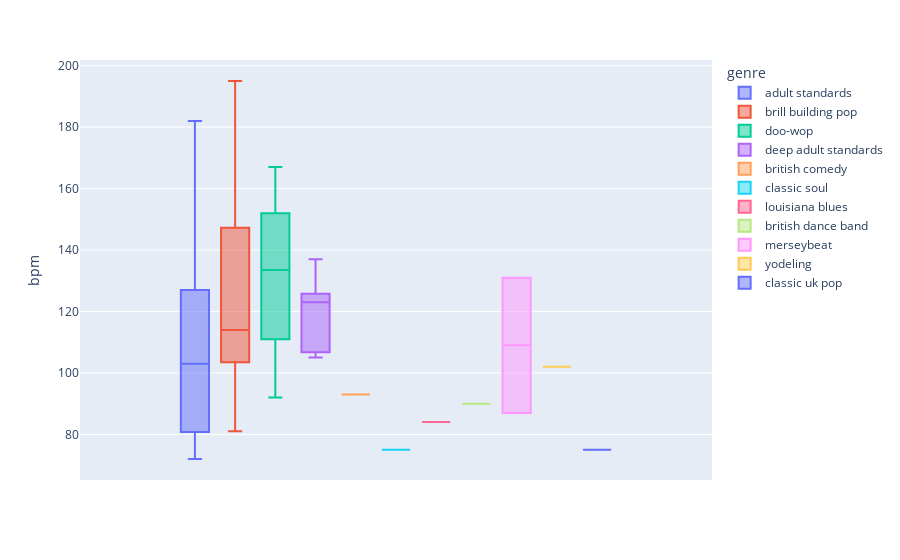
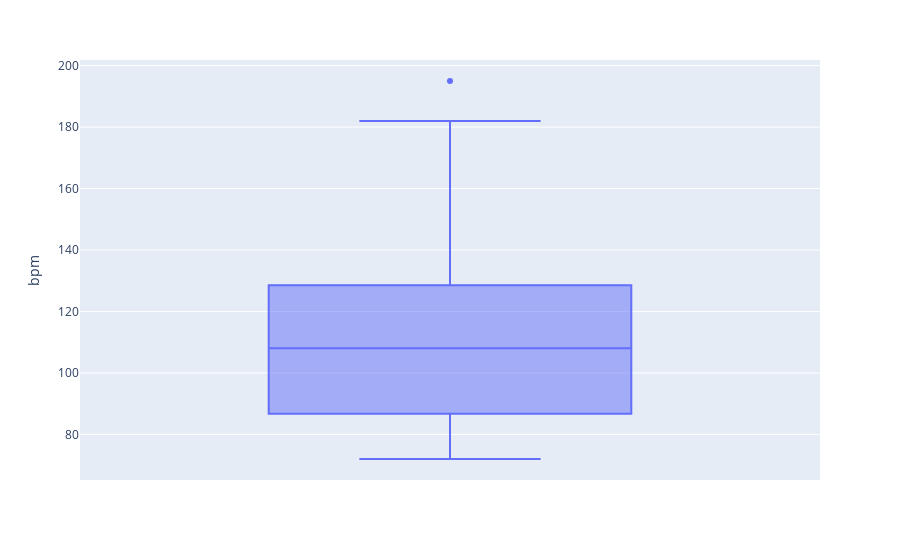
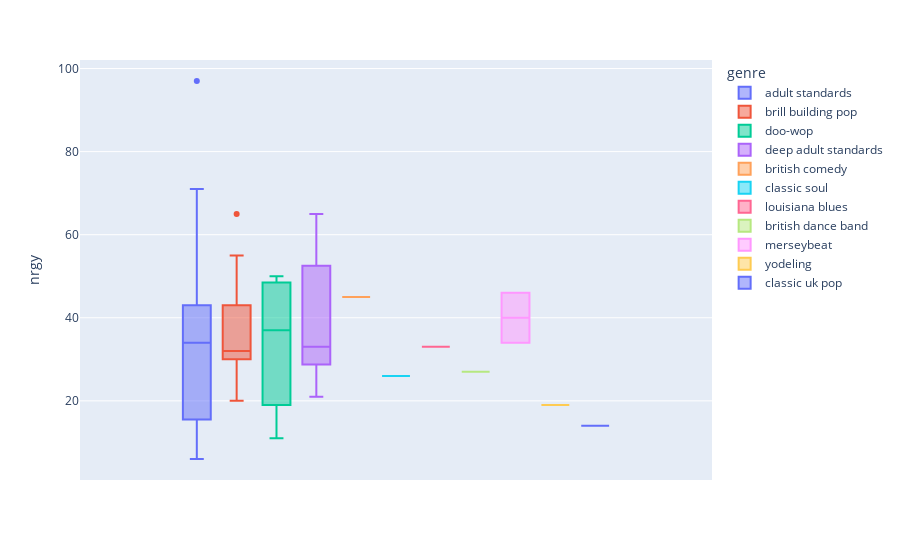
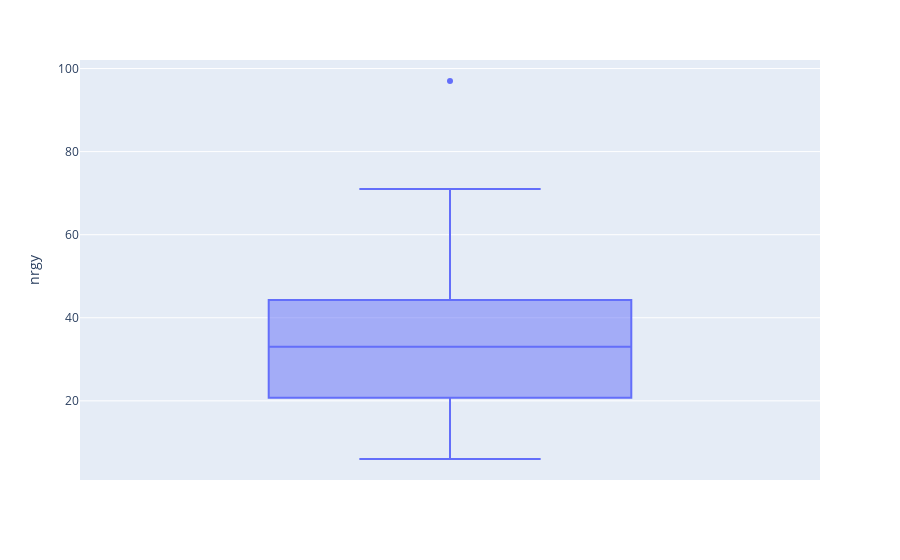

The notebook cell saved with these charts, in order:
### Code cell
# Box plots
for key in numericalValues:
    print(f"Box plot for {key} per genre")
    figure = px.box(song50s.dropna(), y=key, color="genre")
    figure.show()
    
    print(f"Overall box plot for {key}")
    figure = px.box(song50s[key], y=key)
    figure.show()

### Figure 1 — Plotly figure (JSON) as saved in the notebook; plotly's stock layout.template omitted (floating-point values rounded to 4 significant figures)
{"data": [{"alignmentgroup": "True", "hovertemplate": "genre=adult standards<br>bpm=%{y}<extra></extra>", "legendgroup": "adult standards", "marker": {"color": "#636efa"}, "name": "adult standards", "notched": false, "offsetgroup": "adult standards", "orientation": "v", "showlegend": true, "type": "box", "x0": " ", "xaxis": "x", "y": [116, 177, 81, 82, 79, 182, 102, 123, 97, 123, 78, 77, 72, 91, 79, 143, 148, 80, 73, 127, 107, 95, 135, 128, 79, 127, 106, 108, 103, 86, 81, 108, 155], "y0": " ", "yaxis": "y"}, {"alignmentgroup": "True", "hovertemplate": "genre=brill building pop<br>bpm=%{y}<extra></extra>", "legendgroup": "brill building pop", "marker": {"color": "#EF553B"}, "name": "brill building pop", "notched": false, "offsetgroup": "brill building pop", "orientation": "v", "showlegend": true, "type": "box", "x0": " ", "xaxis": "x", "y": [114, 148, 110, 195, 147, 81, 147, 84, 114], "y0": " ", "yaxis": "y"}, {"alignmentgroup": "True", "hovertemplate": "genre=doo-wop<br>bpm=%{y}<extra></extra>", "legendgroup": "doo-wop", "marker": {"color": "#00cc96"}, "name": "doo-wop", "notched": false, "offsetgroup": "doo-wop", "orientation": "v", "showlegend": true, "type": "box", "x0": " ", "xaxis": "x", "y": [137, 130, 92, 167], "y0": " ", "yaxis": "y"}, {"alignmentgroup": "True", "hovertemplate": "genre=deep adult standards<br>bpm=%{y}<extra></extra>", "legendgroup": "deep adult standards", "marker": {"color": "#ab63fa"}, "name": "deep adult standards", "notched": false, "offsetgroup": "deep adult standards", "orientation": "v", "showlegend": true, "type": "box", "x0": " ", "xaxis": "x", "y": [105, 123, 126, 137, 106, 125, 109], "y0": " ", "yaxis": "y"}, {"alignmentgroup": "True", "hovertemplate": "genre=british comedy<br>bpm=%{y}<extra></extra>", "legendgroup": "british comedy", "marker": {"color": "#FFA15A"}, "name": "british comedy", "notched": false, "offsetgroup": "british comedy", "orientation": "v", "showlegend": true, "type": "box", "x0": " ", "xaxis": "x", "y": [93], "y0": " ", "yaxis": "y"}, {"alignmentgroup": "True", "hovertemplate": "genre=classic soul<br>bpm=%{y}<extra></extra>", "legendgroup": "classic soul", "marker": {"color": "#19d3f3"}, "name": "classic soul", "notched": false, "offsetgroup": "classic soul", "orientation": "v", "showlegend": true, "type": "box", "x0": " ", "xaxis": "x", "y": [75], "y0": " ", "yaxis": "y"}, {"alignmentgroup": "True", "hovertemplate": "genre=louisiana blues<br>bpm=%{y}<extra></extra>", "legendgroup": "louisiana blues", "marker": {"color": "#FF6692"}, "name": "louisiana blues", "notched": false, "offsetgroup": "louisiana blues", "orientation": "v", "showlegend": true, "type": "box", "x0": " ", "xaxis": "x", "y": [84], "y0": " ", "yaxis": "y"}, {"alignmentgroup": "True", "hovertemplate": "genre=british dance band<br>bpm=%{y}<extra></extra>", "legendgroup": "british dance band", "marker": {"color": "#B6E880"}, "name": "british dance band", "notched": false, "offsetgroup": "british dance band", "orientation": "v", "showlegend": true, "type": "box", "x0": " ", "xaxis": "x", "y": [90], "y0": " ", "yaxis": "y"}, {"alignmentgroup": "True", "hovertemplate": "genre=merseybeat<br>bpm=%{y}<extra></extra>", "legendgroup": "merseybeat", "marker": {"color": "#FF97FF"}, "name": "merseybeat", "notched": false, "offsetgroup": "merseybeat", "orientation": "v", "showlegend": true, "type": "box", "x0": " ", "xaxis": "x", "y": [87, 131], "y0": " ", "yaxis": "y"}, {"alignmentgroup": "True", "hovertemplate": "genre=yodeling<br>bpm=%{y}<extra></extra>", "legendgroup": "yodeling", "marker": {"color": "#FECB52"}, "name": "yodeling", "notched": false, "offsetgroup": "yodeling", "orientation": "v", "showlegend": true, "type": "box", "x0": " ", "xaxis": "x", "y": [102], "y0": " ", "yaxis": "y"}, {"alignmentgroup": "True", "hovertemplate": "genre=classic uk pop<br>bpm=%{y}<extra></extra>", "legendgroup": "classic uk pop", "marker": {"color": "#636efa"}, "name": "classic uk pop", "notched": false, "offsetgroup": "classic uk pop", "orientation": "v", "showlegend": true, "type": "box", "x0": " ", "xaxis": "x", "y": [75], "y0": " ", "yaxis": "y"}], "layout": {"boxmode": "group", "legend": {"title": {"text": "genre"}, "tracegroupgap": 0}, "margin": {"t": 60}, "xaxis": {"anchor": "y", "domain": [0, 1]}, "yaxis": {"anchor": "x", "domain": [0, 1], "title": {"text": "bpm"}}}}

### Figure 2 — Plotly figure (JSON) as saved in the notebook; plotly's stock layout.template omitted (floating-point values rounded to 4 significant figures)
{"data": [{"alignmentgroup": "True", "hovertemplate": "bpm=%{y}<extra></extra>", "legendgroup": "", "marker": {"color": "#636efa"}, "name": "", "notched": false, "offsetgroup": "", "orientation": "v", "showlegend": false, "type": "box", "x0": " ", "xaxis": "x", "y": [116, 177, 81, 82, 79, 182, 102, 123, 97, 123, 78, 114, 77, 137, 130, 105, 72, 91, 148, 79, 143, 148, 80, 110, 73, 127, 107, 95, 135, 195, 93, 113, 138, 128, 79, 75, 127, 106, 123, 108, 92, 103, 114, 147, 86, 84, 81, 81, 147, 108, 100, 126, 167, 137, 90, 106, 84, 97, 109, 87, 102, 75, 131, 125, 114, 109, 97, 83, 155, 142, 93, 137, 109], "y0": " ", "yaxis": "y"}], "layout": {"boxmode": "group", "legend": {"tracegroupgap": 0}, "margin": {"t": 60}, "xaxis": {"anchor": "y", "domain": [0, 1]}, "yaxis": {"anchor": "x", "domain": [0, 1], "title": {"text": "bpm"}}}}

### Figure 3 — Plotly figure (JSON) as saved in the notebook; plotly's stock layout.template omitted (floating-point values rounded to 4 significant figures)
{"data": [{"alignmentgroup": "True", "hovertemplate": "genre=adult standards<br>nrgy=%{y}<extra></extra>", "legendgroup": "adult standards", "marker": {"color": "#636efa"}, "name": "adult standards", "notched": false, "offsetgroup": "adult standards", "orientation": "v", "showlegend": true, "type": "box", "x0": " ", "xaxis": "x", "y": [34, 34, 49, 43, 38, 14, 41, 36, 9, 43, 10, 6, 43, 17, 12, 43, 46, 22, 28, 64, 31, 97, 71, 29, 14, 17, 16, 14, 44, 16, 12, 39, 44], "y0": " ", "yaxis": "y"}, {"alignmentgroup": "True", "hovertemplate": "genre=brill building pop<br>nrgy=%{y}<extra></extra>", "legendgroup": "brill building pop", "marker": {"color": "#EF553B"}, "name": "brill building pop", "notched": false, "offsetgroup": "brill building pop", "orientation": "v", "showlegend": true, "type": "box", "x0": " ", "xaxis": "x", "y": [31, 65, 32, 27, 32, 20, 37, 39, 55], "y0": " ", "yaxis": "y"}, {"alignmentgroup": "True", "hovertemplate": "genre=doo-wop<br>nrgy=%{y}<extra></extra>", "legendgroup": "doo-wop", "marker": {"color": "#00cc96"}, "name": "doo-wop", "notched": false, "offsetgroup": "doo-wop", "orientation": "v", "showlegend": true, "type": "box", "x0": " ", "xaxis": "x", "y": [47, 27, 11, 50], "y0": " ", "yaxis": "y"}, {"alignmentgroup": "True", "hovertemplate": "genre=deep adult standards<br>nrgy=%{y}<extra></extra>", "legendgroup": "deep adult standards", "marker": {"color": "#ab63fa"}, "name": "deep adult standards", "notched": false, "offsetgroup": "deep adult standards", "orientation": "v", "showlegend": true, "type": "box", "x0": " ", "xaxis": "x", "y": [28, 45, 31, 21, 55, 33, 65], "y0": " ", "yaxis": "y"}, {"alignmentgroup": "True", "hovertemplate": "genre=british comedy<br>nrgy=%{y}<extra></extra>", "legendgroup": "british comedy", "marker": {"color": "#FFA15A"}, "name": "british comedy", "notched": false, "offsetgroup": "british comedy", "orientation": "v", "showlegend": true, "type": "box", "x0": " ", "xaxis": "x", "y": [45], "y0": " ", "yaxis": "y"}, {"alignmentgroup": "True", "hovertemplate": "genre=classic soul<br>nrgy=%{y}<extra></extra>", "legendgroup": "classic soul", "marker": {"color": "#19d3f3"}, "name": "classic soul", "notched": false, "offsetgroup": "classic soul", "orientation": "v", "showlegend": true, "type": "box", "x0": " ", "xaxis": "x", "y": [26], "y0": " ", "yaxis": "y"}, {"alignmentgroup": "True", "hovertemplate": "genre=louisiana blues<br>nrgy=%{y}<extra></extra>", "legendgroup": "louisiana blues", "marker": {"color": "#FF6692"}, "name": "louisiana blues", "notched": false, "offsetgroup": "louisiana blues", "orientation": "v", "showlegend": true, "type": "box", "x0": " ", "xaxis": "x", "y": [33], "y0": " ", "yaxis": "y"}, {"alignmentgroup": "True", "hovertemplate": "genre=british dance band<br>nrgy=%{y}<extra></extra>", "legendgroup": "british dance band", "marker": {"color": "#B6E880"}, "name": "british dance band", "notched": false, "offsetgroup": "british dance band", "orientation": "v", "showlegend": true, "type": "box", "x0": " ", "xaxis": "x", "y": [27], "y0": " ", "yaxis": "y"}, {"alignmentgroup": "True", "hovertemplate": "genre=merseybeat<br>nrgy=%{y}<extra></extra>", "legendgroup": "merseybeat", "marker": {"color": "#FF97FF"}, "name": "merseybeat", "notched": false, "offsetgroup": "merseybeat", "orientation": "v", "showlegend": true, "type": "box", "x0": " ", "xaxis": "x", "y": [46, 34], "y0": " ", "yaxis": "y"}, {"alignmentgroup": "True", "hovertemplate": "genre=yodeling<br>nrgy=%{y}<extra></extra>", "legendgroup": "yodeling", "marker": {"color": "#FECB52"}, "name": "yodeling", "notched": false, "offsetgroup": "yodeling", "orientation": "v", "showlegend": true, "type": "box", "x0": " ", "xaxis": "x", "y": [19], "y0": " ", "yaxis": "y"}, {"alignmentgroup": "True", "hovertemplate": "genre=classic uk pop<br>nrgy=%{y}<extra></extra>", "legendgroup": "classic uk pop", "marker": {"color": "#636efa"}, "name": "classic uk pop", "notched": false, "offsetgroup": "classic uk pop", "orientation": "v", "showlegend": true, "type": "box", "x0": " ", "xaxis": "x", "y": [14], "y0": " ", "yaxis": "y"}], "layout": {"boxmode": "group", "legend": {"title": {"text": "genre"}, "tracegroupgap": 0}, "margin": {"t": 60}, "xaxis": {"anchor": "y", "domain": [0, 1]}, "yaxis": {"anchor": "x", "domain": [0, 1], "title": {"text": "nrgy"}}}}

### Figure 4 — Plotly figure (JSON) as saved in the notebook; plotly's stock layout.template omitted (floating-point values rounded to 4 significant figures)
{"data": [{"alignmentgroup": "True", "hovertemplate": "nrgy=%{y}<extra></extra>", "legendgroup": "", "marker": {"color": "#636efa"}, "name": "", "notched": false, "offsetgroup": "", "orientation": "v", "showlegend": false, "type": "box", "x0": " ", "xaxis": "x", "y": [34, 34, 49, 43, 38, 14, 41, 36, 9, 43, 10, 31, 6, 47, 27, 28, 43, 17, 65, 12, 43, 46, 22, 32, 28, 64, 31, 97, 71, 27, 45, 29, 60, 29, 14, 26, 17, 16, 45, 14, 11, 44, 44, 32, 16, 33, 20, 12, 37, 39, 14, 31, 50, 21, 27, 55, 39, 31, 64, 46, 19, 14, 34, 33, 55, 29, 16, 53, 44, 38, 62, 36, 65], "y0": " ", "yaxis": "y"}], "layout": {"boxmode": "group", "legend": {"tracegroupgap": 0}, "margin": {"t": 60}, "xaxis": {"anchor": "y", "domain": [0, 1]}, "yaxis": {"anchor": "x", "domain": [0, 1], "title": {"text": "nrgy"}}}}
